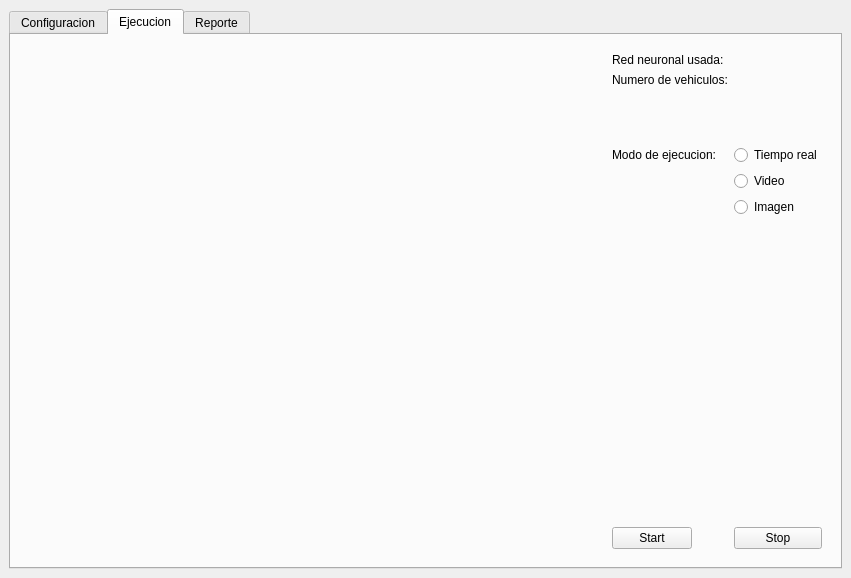
<?xml version="1.0" encoding="UTF-8"?>
<ui version="4.0">
 <class>MainWindow</class>
 <widget class="QMainWindow" name="MainWindow">
  <property name="geometry">
   <rect>
    <x>0</x>
    <y>0</y>
    <width>793</width>
    <height>578</height>
   </rect>
  </property>
  <property name="sizePolicy">
   <sizepolicy hsizetype="Minimum" vsizetype="Minimum">
    <horstretch>0</horstretch>
    <verstretch>0</verstretch>
   </sizepolicy>
  </property>
  <property name="maximumSize">
   <size>
    <width>1350</width>
    <height>750</height>
   </size>
  </property>
  <property name="windowTitle">
   <string>Deteccion de carros en una via semaforizada</string>
  </property>
  <property name="windowIcon">
   <iconset theme="logo_chico.png">
    <normaloff>../../.designer/backup/Videotoframe/logo_chico.png</normaloff>../../.designer/backup/Videotoframe/logo_chico.png</iconset>
  </property>
  <property name="layoutDirection">
   <enum>Qt::LeftToRight</enum>
  </property>
  <property name="autoFillBackground">
   <bool>true</bool>
  </property>
  <widget class="QWidget" name="centralwidget">
   <property name="enabled">
    <bool>true</bool>
   </property>
   <property name="sizePolicy">
    <sizepolicy hsizetype="Preferred" vsizetype="Preferred">
     <horstretch>0</horstretch>
     <verstretch>0</verstretch>
    </sizepolicy>
   </property>
   <layout class="QHBoxLayout" name="horizontalLayout_3">
    <item>
     <widget class="QTabWidget" name="tabWidget">
      <property name="enabled">
       <bool>true</bool>
      </property>
      <property name="sizePolicy">
       <sizepolicy hsizetype="Minimum" vsizetype="Minimum">
        <horstretch>0</horstretch>
        <verstretch>0</verstretch>
       </sizepolicy>
      </property>
      <property name="currentIndex">
       <number>1</number>
      </property>
      <widget class="QWidget" name="tab">
       <property name="sizePolicy">
        <sizepolicy hsizetype="Minimum" vsizetype="Minimum">
         <horstretch>0</horstretch>
         <verstretch>0</verstretch>
        </sizepolicy>
       </property>
       <property name="maximumSize">
        <size>
         <width>1677725</width>
         <height>16777215</height>
        </size>
       </property>
       <attribute name="title">
        <string>Configuracion</string>
       </attribute>
       <layout class="QVBoxLayout" name="verticalLayout_5">
        <item>
         <widget class="QFrame" name="frame_2">
          <property name="layoutDirection">
           <enum>Qt::RightToLeft</enum>
          </property>
          <property name="frameShape">
           <enum>QFrame::StyledPanel</enum>
          </property>
          <property name="frameShadow">
           <enum>QFrame::Raised</enum>
          </property>
          <layout class="QHBoxLayout" name="horizontalLayout_7">
           <item>
            <widget class="QLabel" name="label_22">
             <property name="sizePolicy">
              <sizepolicy hsizetype="Fixed" vsizetype="Fixed">
               <horstretch>0</horstretch>
               <verstretch>0</verstretch>
              </sizepolicy>
             </property>
             <property name="minimumSize">
              <size>
               <width>50</width>
               <height>50</height>
              </size>
             </property>
             <property name="maximumSize">
              <size>
               <width>50</width>
               <height>50</height>
              </size>
             </property>
             <property name="text">
              <string/>
             </property>
             <property name="pixmap">
              <pixmap>logounivalle.png</pixmap>
             </property>
             <property name="scaledContents">
              <bool>true</bool>
             </property>
             <property name="alignment">
              <set>Qt::AlignRight|Qt::AlignTrailing|Qt::AlignVCenter</set>
             </property>
            </widget>
           </item>
           <item>
            <widget class="QLabel" name="label_23">
             <property name="maximumSize">
              <size>
               <width>50</width>
               <height>50</height>
              </size>
             </property>
             <property name="text">
              <string/>
             </property>
             <property name="pixmap">
              <pixmap>logo_chico.png</pixmap>
             </property>
             <property name="scaledContents">
              <bool>true</bool>
             </property>
             <property name="alignment">
              <set>Qt::AlignRight|Qt::AlignTrailing|Qt::AlignVCenter</set>
             </property>
            </widget>
           </item>
          </layout>
         </widget>
        </item>
        <item>
         <widget class="QFrame" name="gridFrame">
          <property name="sizePolicy">
           <sizepolicy hsizetype="Minimum" vsizetype="Minimum">
            <horstretch>0</horstretch>
            <verstretch>0</verstretch>
           </sizepolicy>
          </property>
          <property name="frameShape">
           <enum>QFrame::StyledPanel</enum>
          </property>
          <layout class="QGridLayout" name="gridLayout_2">
           <property name="sizeConstraint">
            <enum>QLayout::SetMaximumSize</enum>
           </property>
           <item row="5" column="0">
            <layout class="QVBoxLayout" name="verticalLayout">
             <item>
              <widget class="QFrame" name="frame">
               <property name="sizePolicy">
                <sizepolicy hsizetype="Minimum" vsizetype="Minimum">
                 <horstretch>0</horstretch>
                 <verstretch>0</verstretch>
                </sizepolicy>
               </property>
               <property name="frameShape">
                <enum>QFrame::StyledPanel</enum>
               </property>
               <layout class="QFormLayout" name="formLayout">
                <property name="leftMargin">
                 <number>1</number>
                </property>
                <property name="topMargin">
                 <number>1</number>
                </property>
                <property name="rightMargin">
                 <number>1</number>
                </property>
                <property name="bottomMargin">
                 <number>1</number>
                </property>
                <item row="1" column="0">
                 <widget class="QLabel" name="label_4">
                  <property name="text">
                   <string>Seleccionar modo;</string>
                  </property>
                 </widget>
                </item>
                <item row="2" column="0">
                 <widget class="QComboBox" name="comboBox">
                  <item>
                   <property name="text">
                    <string>Video</string>
                   </property>
                  </item>
                  <item>
                   <property name="text">
                    <string>Imagenes</string>
                   </property>
                  </item>
                  <item>
                   <property name="text">
                    <string>Video en Tiempo real</string>
                   </property>
                  </item>
                 </widget>
                </item>
                <item row="3" column="0">
                 <spacer name="horizontalSpacer_14">
                  <property name="orientation">
                   <enum>Qt::Horizontal</enum>
                  </property>
                  <property name="sizeHint" stdset="0">
                   <size>
                    <width>40</width>
                    <height>20</height>
                   </size>
                  </property>
                 </spacer>
                </item>
                <item row="3" column="1">
                 <spacer name="horizontalSpacer_15">
                  <property name="orientation">
                   <enum>Qt::Horizontal</enum>
                  </property>
                  <property name="sizeHint" stdset="0">
                   <size>
                    <width>40</width>
                    <height>20</height>
                   </size>
                  </property>
                 </spacer>
                </item>
                <item row="4" column="0">
                 <widget class="QRadioButton" name="radioButton_3">
                  <property name="text">
                   <string>Archivo</string>
                  </property>
                  <property name="checkable">
                   <bool>true</bool>
                  </property>
                 </widget>
                </item>
                <item row="4" column="1">
                 <widget class="QRadioButton" name="radioButton_2">
                  <property name="text">
                   <string>Tiempo real</string>
                  </property>
                  <property name="checkable">
                   <bool>true</bool>
                  </property>
                  <property name="checked">
                   <bool>false</bool>
                  </property>
                 </widget>
                </item>
               </layout>
              </widget>
             </item>
            </layout>
           </item>
           <item row="7" column="1">
            <widget class="QLabel" name="label_16">
             <property name="sizePolicy">
              <sizepolicy hsizetype="Minimum" vsizetype="Minimum">
               <horstretch>0</horstretch>
               <verstretch>0</verstretch>
              </sizepolicy>
             </property>
             <property name="text">
              <string>Previsualizacion:</string>
             </property>
             <property name="wordWrap">
              <bool>false</bool>
             </property>
             <property name="margin">
              <number>0</number>
             </property>
            </widget>
           </item>
           <item row="7" column="0">
            <widget class="QLabel" name="label_17">
             <property name="sizePolicy">
              <sizepolicy hsizetype="Minimum" vsizetype="Minimum">
               <horstretch>0</horstretch>
               <verstretch>0</verstretch>
              </sizepolicy>
             </property>
             <property name="text">
              <string>Configuracion actual:</string>
             </property>
            </widget>
           </item>
           <item row="10" column="0">
            <widget class="QTextEdit" name="textEdit">
             <property name="acceptDrops">
              <bool>false</bool>
             </property>
             <property name="textInteractionFlags">
              <set>Qt::NoTextInteraction</set>
             </property>
            </widget>
           </item>
           <item row="5" column="3">
            <widget class="QFrame" name="frame">
             <property name="sizePolicy">
              <sizepolicy hsizetype="Minimum" vsizetype="Minimum">
               <horstretch>0</horstretch>
               <verstretch>0</verstretch>
              </sizepolicy>
             </property>
             <property name="frameShape">
              <enum>QFrame::StyledPanel</enum>
             </property>
             <layout class="QVBoxLayout" name="verticalLayout_2">
              <item>
               <widget class="QLabel" name="label">
                <property name="text">
                 <string>Brillo</string>
                </property>
               </widget>
              </item>
              <item>
               <widget class="QSlider" name="horizontalSlider_4">
                <property name="maximum">
                 <number>20</number>
                </property>
                <property name="value">
                 <number>10</number>
                </property>
                <property name="orientation">
                 <enum>Qt::Horizontal</enum>
                </property>
               </widget>
              </item>
              <item>
               <widget class="QLabel" name="label_2">
                <property name="text">
                 <string>Contraste</string>
                </property>
               </widget>
              </item>
              <item>
               <widget class="QSlider" name="horizontalSlider_5">
                <property name="maximum">
                 <number>20</number>
                </property>
                <property name="value">
                 <number>10</number>
                </property>
                <property name="orientation">
                 <enum>Qt::Horizontal</enum>
                </property>
               </widget>
              </item>
              <item>
               <widget class="QLabel" name="label_3">
                <property name="text">
                 <string>Color</string>
                </property>
               </widget>
              </item>
              <item>
               <widget class="QSlider" name="horizontalSlider_6">
                <property name="maximum">
                 <number>20</number>
                </property>
                <property name="value">
                 <number>10</number>
                </property>
                <property name="orientation">
                 <enum>Qt::Horizontal</enum>
                </property>
               </widget>
              </item>
              <item>
               <widget class="QRadioButton" name="radioButton">
                <property name="acceptDrops">
                 <bool>false</bool>
                </property>
                <property name="text">
                 <string>Automatico</string>
                </property>
                <property name="checked">
                 <bool>false</bool>
                </property>
                <property name="autoRepeat">
                 <bool>true</bool>
                </property>
               </widget>
              </item>
             </layout>
            </widget>
           </item>
           <item row="12" column="0">
            <layout class="QHBoxLayout" name="horizontalLayout">
             <item>
              <widget class="QPushButton" name="pushButton_4">
               <property name="text">
                <string>Guardar configuracion</string>
               </property>
              </widget>
             </item>
             <item>
              <widget class="QPushButton" name="pushButton_3">
               <property name="text">
                <string>Importar configuracion</string>
               </property>
              </widget>
             </item>
            </layout>
           </item>
           <item row="5" column="1">
            <widget class="QFrame" name="frame">
             <property name="sizePolicy">
              <sizepolicy hsizetype="Minimum" vsizetype="Minimum">
               <horstretch>0</horstretch>
               <verstretch>0</verstretch>
              </sizepolicy>
             </property>
             <property name="frameShape">
              <enum>QFrame::StyledPanel</enum>
             </property>
             <layout class="QVBoxLayout" name="verticalLayout_3">
              <item>
               <widget class="QLabel" name="label_5">
                <property name="text">
                 <string>Seleccionar red neuronal:</string>
                </property>
               </widget>
              </item>
              <item>
               <widget class="QFrame" name="frame">
                <property name="sizePolicy">
                 <sizepolicy hsizetype="Minimum" vsizetype="Minimum">
                  <horstretch>0</horstretch>
                  <verstretch>0</verstretch>
                 </sizepolicy>
                </property>
                <property name="frameShape">
                 <enum>QFrame::NoFrame</enum>
                </property>
                <layout class="QFormLayout" name="formLayout_4">
                 <item row="0" column="1">
                  <widget class="QComboBox" name="comboBox_4">
                   <item>
                    <property name="text">
                     <string>SSD Movilnet 2.0 fpnlite</string>
                    </property>
                   </item>
                   <item>
                    <property name="text">
                     <string>Red2</string>
                    </property>
                   </item>
                   <item>
                    <property name="text">
                     <string>Red3</string>
                    </property>
                   </item>
                  </widget>
                 </item>
                </layout>
               </widget>
              </item>
             </layout>
            </widget>
           </item>
           <item row="10" column="1" rowspan="3" colspan="3">
            <widget class="QLabel" name="label_18">
             <property name="sizePolicy">
              <sizepolicy hsizetype="Minimum" vsizetype="Minimum">
               <horstretch>0</horstretch>
               <verstretch>0</verstretch>
              </sizepolicy>
             </property>
             <property name="autoFillBackground">
              <bool>false</bool>
             </property>
             <property name="frameShape">
              <enum>QFrame::StyledPanel</enum>
             </property>
             <property name="text">
              <string/>
             </property>
             <property name="scaledContents">
              <bool>true</bool>
             </property>
            </widget>
           </item>
          </layout>
         </widget>
        </item>
       </layout>
      </widget>
      <widget class="QWidget" name="tab_2">
       <property name="sizePolicy">
        <sizepolicy hsizetype="Minimum" vsizetype="Minimum">
         <horstretch>0</horstretch>
         <verstretch>0</verstretch>
        </sizepolicy>
       </property>
       <attribute name="title">
        <string>Ejecucion</string>
       </attribute>
       <layout class="QHBoxLayout" name="horizontalLayout_5">
        <item>
         <widget class="QLabel" name="label_26">
          <property name="sizePolicy">
           <sizepolicy hsizetype="Minimum" vsizetype="Minimum">
            <horstretch>0</horstretch>
            <verstretch>0</verstretch>
           </sizepolicy>
          </property>
          <property name="text">
           <string/>
          </property>
          <property name="scaledContents">
           <bool>true</bool>
          </property>
         </widget>
        </item>
        <item>
         <widget class="QFrame" name="formFrame">
          <property name="sizePolicy">
           <sizepolicy hsizetype="Fixed" vsizetype="Preferred">
            <horstretch>0</horstretch>
            <verstretch>0</verstretch>
           </sizepolicy>
          </property>
          <layout class="QFormLayout" name="formLayout_2">
           <item row="0" column="0">
            <widget class="QLabel" name="label_6">
             <property name="text">
              <string>Red neuronal usada:</string>
             </property>
            </widget>
           </item>
           <item row="0" column="1">
            <widget class="QLabel" name="label_24">
             <property name="text">
              <string/>
             </property>
            </widget>
           </item>
           <item row="1" column="0">
            <widget class="QLabel" name="label_7">
             <property name="text">
              <string>Numero de vehiculos:</string>
             </property>
            </widget>
           </item>
           <item row="1" column="1">
            <widget class="QLabel" name="label_25">
             <property name="text">
              <string/>
             </property>
            </widget>
           </item>
           <item row="2" column="0">
            <spacer name="horizontalSpacer">
             <property name="orientation">
              <enum>Qt::Horizontal</enum>
             </property>
             <property name="sizeHint" stdset="0">
              <size>
               <width>40</width>
               <height>20</height>
              </size>
             </property>
            </spacer>
           </item>
           <item row="2" column="1">
            <spacer name="horizontalSpacer_2">
             <property name="orientation">
              <enum>Qt::Horizontal</enum>
             </property>
             <property name="sizeHint" stdset="0">
              <size>
               <width>40</width>
               <height>20</height>
              </size>
             </property>
            </spacer>
           </item>
           <item row="3" column="0">
            <spacer name="horizontalSpacer_3">
             <property name="orientation">
              <enum>Qt::Horizontal</enum>
             </property>
             <property name="sizeHint" stdset="0">
              <size>
               <width>40</width>
               <height>20</height>
              </size>
             </property>
            </spacer>
           </item>
           <item row="3" column="1">
            <spacer name="horizontalSpacer_4">
             <property name="orientation">
              <enum>Qt::Horizontal</enum>
             </property>
             <property name="sizeHint" stdset="0">
              <size>
               <width>40</width>
               <height>20</height>
              </size>
             </property>
            </spacer>
           </item>
           <item row="6" column="0">
            <widget class="QLabel" name="label_8">
             <property name="text">
              <string>Modo de ejecucion:</string>
             </property>
            </widget>
           </item>
           <item row="6" column="1">
            <widget class="QRadioButton" name="radioButton_4">
             <property name="text">
              <string>Tiempo real</string>
             </property>
            </widget>
           </item>
           <item row="7" column="1">
            <widget class="QRadioButton" name="radioButton_5">
             <property name="text">
              <string>Video</string>
             </property>
            </widget>
           </item>
           <item row="8" column="1">
            <widget class="QRadioButton" name="radioButton_6">
             <property name="text">
              <string>Imagen</string>
             </property>
            </widget>
           </item>
           <item row="9" column="1">
            <layout class="QHBoxLayout" name="horizontalLayout_6"/>
           </item>
           <item row="12" column="1">
            <spacer name="verticalSpacer">
             <property name="orientation">
              <enum>Qt::Vertical</enum>
             </property>
             <property name="sizeHint" stdset="0">
              <size>
               <width>20</width>
               <height>40</height>
              </size>
             </property>
            </spacer>
           </item>
           <item row="13" column="1">
            <spacer name="verticalSpacer_2">
             <property name="orientation">
              <enum>Qt::Vertical</enum>
             </property>
             <property name="sizeHint" stdset="0">
              <size>
               <width>20</width>
               <height>40</height>
              </size>
             </property>
            </spacer>
           </item>
           <item row="14" column="1">
            <spacer name="verticalSpacer_3">
             <property name="orientation">
              <enum>Qt::Vertical</enum>
             </property>
             <property name="sizeHint" stdset="0">
              <size>
               <width>20</width>
               <height>40</height>
              </size>
             </property>
            </spacer>
           </item>
           <item row="15" column="1">
            <spacer name="verticalSpacer_4">
             <property name="orientation">
              <enum>Qt::Vertical</enum>
             </property>
             <property name="sizeHint" stdset="0">
              <size>
               <width>20</width>
               <height>40</height>
              </size>
             </property>
            </spacer>
           </item>
           <item row="18" column="1">
            <widget class="QPushButton" name="pushButton_13">
             <property name="text">
              <string>Stop</string>
             </property>
            </widget>
           </item>
           <item row="18" column="0">
            <widget class="QPushButton" name="pushButton_12">
             <property name="sizePolicy">
              <sizepolicy hsizetype="Minimum" vsizetype="Minimum">
               <horstretch>0</horstretch>
               <verstretch>0</verstretch>
              </sizepolicy>
             </property>
             <property name="text">
              <string>Start</string>
             </property>
            </widget>
           </item>
           <item row="16" column="1">
            <spacer name="verticalSpacer_13">
             <property name="orientation">
              <enum>Qt::Vertical</enum>
             </property>
             <property name="sizeHint" stdset="0">
              <size>
               <width>20</width>
               <height>40</height>
              </size>
             </property>
            </spacer>
           </item>
           <item row="17" column="1">
            <spacer name="verticalSpacer_14">
             <property name="orientation">
              <enum>Qt::Vertical</enum>
             </property>
             <property name="sizeHint" stdset="0">
              <size>
               <width>20</width>
               <height>40</height>
              </size>
             </property>
            </spacer>
           </item>
          </layout>
         </widget>
        </item>
       </layout>
      </widget>
      <widget class="QWidget" name="tab_3">
       <property name="sizePolicy">
        <sizepolicy hsizetype="Minimum" vsizetype="Minimum">
         <horstretch>0</horstretch>
         <verstretch>0</verstretch>
        </sizepolicy>
       </property>
       <attribute name="title">
        <string>Reporte</string>
       </attribute>
       <layout class="QGridLayout" name="gridLayout_5">
        <item row="0" column="0">
         <widget class="QFrame" name="frame">
          <property name="frameShape">
           <enum>QFrame::StyledPanel</enum>
          </property>
          <property name="frameShadow">
           <enum>QFrame::Raised</enum>
          </property>
          <layout class="QGridLayout" name="gridLayout_6">
           <item row="0" column="0">
            <layout class="QGridLayout" name="gridLayout">
             <property name="sizeConstraint">
              <enum>QLayout::SetMinAndMaxSize</enum>
             </property>
             <item row="2" column="3">
              <spacer name="horizontalSpacer_9">
               <property name="orientation">
                <enum>Qt::Horizontal</enum>
               </property>
               <property name="sizeHint" stdset="0">
                <size>
                 <width>40</width>
                 <height>20</height>
                </size>
               </property>
              </spacer>
             </item>
             <item row="0" column="1">
              <spacer name="verticalSpacer_9">
               <property name="orientation">
                <enum>Qt::Vertical</enum>
               </property>
               <property name="sizeHint" stdset="0">
                <size>
                 <width>20</width>
                 <height>40</height>
                </size>
               </property>
              </spacer>
             </item>
             <item row="1" column="3">
              <widget class="QLabel" name="label_14">
               <property name="text">
                <string>Seleccione fecha final;</string>
               </property>
              </widget>
             </item>
             <item row="10" column="5">
              <spacer name="verticalSpacer_7">
               <property name="orientation">
                <enum>Qt::Vertical</enum>
               </property>
               <property name="sizeHint" stdset="0">
                <size>
                 <width>20</width>
                 <height>40</height>
                </size>
               </property>
              </spacer>
             </item>
             <item row="2" column="1">
              <spacer name="verticalSpacer_10">
               <property name="orientation">
                <enum>Qt::Vertical</enum>
               </property>
               <property name="sizeHint" stdset="0">
                <size>
                 <width>20</width>
                 <height>40</height>
                </size>
               </property>
              </spacer>
             </item>
             <item row="3" column="5">
              <layout class="QFormLayout" name="formLayout_3">
               <item row="0" column="0">
                <widget class="QLabel" name="label_19">
                 <property name="text">
                  <string>Nombre:</string>
                 </property>
                </widget>
               </item>
               <item row="0" column="1">
                <widget class="QLineEdit" name="lineEdit_3"/>
               </item>
               <item row="1" column="1">
                <spacer name="horizontalSpacer_6">
                 <property name="orientation">
                  <enum>Qt::Horizontal</enum>
                 </property>
                 <property name="sizeHint" stdset="0">
                  <size>
                   <width>40</width>
                   <height>20</height>
                  </size>
                 </property>
                </spacer>
               </item>
               <item row="1" column="0">
                <spacer name="horizontalSpacer_10">
                 <property name="orientation">
                  <enum>Qt::Horizontal</enum>
                 </property>
                 <property name="sizeHint" stdset="0">
                  <size>
                   <width>40</width>
                   <height>20</height>
                  </size>
                 </property>
                </spacer>
               </item>
               <item row="2" column="0">
                <widget class="QLabel" name="label_20">
                 <property name="text">
                  <string>Email:</string>
                 </property>
                </widget>
               </item>
               <item row="2" column="1">
                <widget class="QLineEdit" name="lineEdit_4"/>
               </item>
               <item row="3" column="1">
                <spacer name="horizontalSpacer_12">
                 <property name="orientation">
                  <enum>Qt::Horizontal</enum>
                 </property>
                 <property name="sizeHint" stdset="0">
                  <size>
                   <width>40</width>
                   <height>20</height>
                  </size>
                 </property>
                </spacer>
               </item>
               <item row="3" column="0">
                <spacer name="horizontalSpacer_13">
                 <property name="orientation">
                  <enum>Qt::Horizontal</enum>
                 </property>
                 <property name="sizeHint" stdset="0">
                  <size>
                   <width>40</width>
                   <height>20</height>
                  </size>
                 </property>
                </spacer>
               </item>
               <item row="4" column="0">
                <widget class="QLabel" name="label_21">
                 <property name="text">
                  <string>Telefono:</string>
                 </property>
                </widget>
               </item>
               <item row="4" column="1">
                <widget class="QLineEdit" name="lineEdit_5"/>
               </item>
              </layout>
             </item>
             <item row="6" column="3">
              <widget class="QLabel" name="label_11">
               <property name="text">
                <string/>
               </property>
              </widget>
             </item>
             <item row="3" column="4">
              <spacer name="horizontalSpacer_11">
               <property name="orientation">
                <enum>Qt::Horizontal</enum>
               </property>
               <property name="sizeHint" stdset="0">
                <size>
                 <width>40</width>
                 <height>20</height>
                </size>
               </property>
              </spacer>
             </item>
             <item row="9" column="3">
              <widget class="QTimeEdit" name="timeEdit_2"/>
             </item>
             <item row="3" column="1">
              <widget class="QCalendarWidget" name="calendarWidget"/>
             </item>
             <item row="1" column="1">
              <widget class="QLabel" name="label_10">
               <property name="text">
                <string>Seleccione fecha incial:</string>
               </property>
              </widget>
             </item>
             <item row="3" column="6">
              <spacer name="verticalSpacer_12">
               <property name="orientation">
                <enum>Qt::Vertical</enum>
               </property>
               <property name="sizeHint" stdset="0">
                <size>
                 <width>20</width>
                 <height>40</height>
                </size>
               </property>
              </spacer>
             </item>
             <item row="9" column="1">
              <widget class="QTimeEdit" name="timeEdit"/>
             </item>
             <item row="10" column="1">
              <spacer name="verticalSpacer_6">
               <property name="orientation">
                <enum>Qt::Vertical</enum>
               </property>
               <property name="sizeHint" stdset="0">
                <size>
                 <width>20</width>
                 <height>40</height>
                </size>
               </property>
              </spacer>
             </item>
             <item row="4" column="1">
              <spacer name="verticalSpacer_5">
               <property name="orientation">
                <enum>Qt::Vertical</enum>
               </property>
               <property name="sizeHint" stdset="0">
                <size>
                 <width>20</width>
                 <height>40</height>
                </size>
               </property>
              </spacer>
             </item>
             <item row="9" column="2">
              <spacer name="horizontalSpacer_5">
               <property name="orientation">
                <enum>Qt::Horizontal</enum>
               </property>
               <property name="sizeHint" stdset="0">
                <size>
                 <width>40</width>
                 <height>20</height>
                </size>
               </property>
              </spacer>
             </item>
             <item row="9" column="5">
              <widget class="QPushButton" name="pushButton_5">
               <property name="text">
                <string>Generar reporte</string>
               </property>
              </widget>
             </item>
             <item row="4" column="5">
              <spacer name="verticalSpacer_8">
               <property name="orientation">
                <enum>Qt::Vertical</enum>
               </property>
               <property name="sizeHint" stdset="0">
                <size>
                 <width>20</width>
                 <height>40</height>
                </size>
               </property>
              </spacer>
             </item>
             <item row="3" column="0">
              <spacer name="verticalSpacer_11">
               <property name="orientation">
                <enum>Qt::Vertical</enum>
               </property>
               <property name="sizeHint" stdset="0">
                <size>
                 <width>20</width>
                 <height>40</height>
                </size>
               </property>
              </spacer>
             </item>
             <item row="3" column="3">
              <widget class="QCalendarWidget" name="calendarWidget_2"/>
             </item>
             <item row="7" column="3">
              <widget class="QLabel" name="label_13">
               <property name="text">
                <string>Introduzca hora final:</string>
               </property>
              </widget>
             </item>
             <item row="7" column="1">
              <widget class="QLabel" name="label_12">
               <property name="text">
                <string>Introduzca hora incial:</string>
               </property>
              </widget>
             </item>
             <item row="1" column="5">
              <widget class="QLabel" name="label_15">
               <property name="text">
                <string>Datos de usuario:</string>
               </property>
              </widget>
             </item>
            </layout>
           </item>
          </layout>
         </widget>
        </item>
        <item row="1" column="0">
         <widget class="QLabel" name="label_9">
          <property name="text">
           <string/>
          </property>
         </widget>
        </item>
       </layout>
      </widget>
     </widget>
    </item>
   </layout>
  </widget>
 </widget>
 <resources/>
 <connections/>
</ui>
